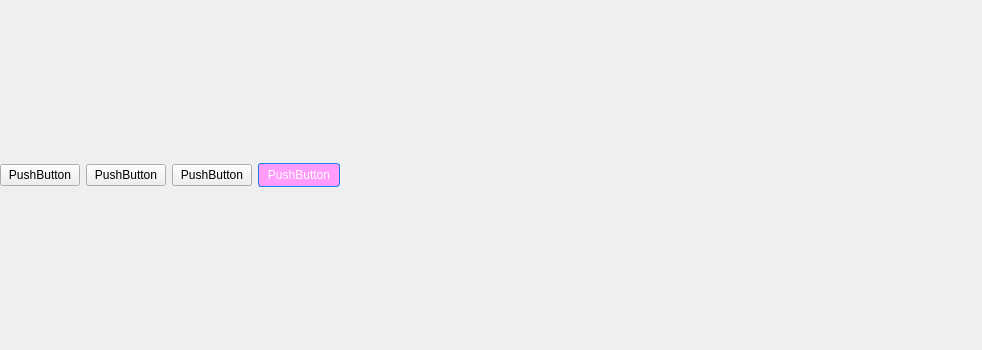
<?xml version="1.0" encoding="UTF-8"?>
<ui version="4.0">
 <class>CWhiteBoardWidget</class>
 <widget class="QWidget" name="CWhiteBoardWidget">
  <property name="geometry">
   <rect>
    <x>0</x>
    <y>0</y>
    <width>982</width>
    <height>350</height>
   </rect>
  </property>
  <property name="windowTitle">
   <string>Form</string>
  </property>
  <property name="styleSheet">
   <string notr="true">#pushButton{
min-width: 80px;
min-height:22px;
max-width: 80px;
max-height:22px;
border-radius: 3px;
border: 1px solid #1880ed;
background-color: #ff9cfc;
color:#ffffff;
}</string>
  </property>
  <layout class="QVBoxLayout" name="verticalLayout">
   <property name="leftMargin">
    <number>0</number>
   </property>
   <property name="topMargin">
    <number>0</number>
   </property>
   <property name="rightMargin">
    <number>0</number>
   </property>
   <property name="bottomMargin">
    <number>0</number>
   </property>
   <item>
    <layout class="QVBoxLayout" name="vLayout">
     <item>
      <widget class="QWidget" name="widgetButtons" native="true">
       <layout class="QHBoxLayout" name="horizontalLayout_2">
        <property name="leftMargin">
         <number>0</number>
        </property>
        <property name="topMargin">
         <number>0</number>
        </property>
        <property name="rightMargin">
         <number>0</number>
        </property>
        <property name="bottomMargin">
         <number>0</number>
        </property>
        <item>
         <layout class="QHBoxLayout" name="hLayout">
          <item>
           <widget class="QPushButton" name="pushButton_2">
            <property name="text">
             <string>PushButton</string>
            </property>
           </widget>
          </item>
          <item>
           <widget class="QPushButton" name="pushButton_4">
            <property name="text">
             <string>PushButton</string>
            </property>
           </widget>
          </item>
          <item>
           <widget class="QPushButton" name="pushButton_3">
            <property name="text">
             <string>PushButton</string>
            </property>
           </widget>
          </item>
          <item>
           <widget class="QPushButton" name="pushButton">
            <property name="text">
             <string>PushButton</string>
            </property>
           </widget>
          </item>
          <item>
           <spacer name="horizontalSpacer">
            <property name="orientation">
             <enum>Qt::Horizontal</enum>
            </property>
            <property name="sizeHint" stdset="0">
             <size>
              <width>40</width>
              <height>20</height>
             </size>
            </property>
           </spacer>
          </item>
         </layout>
        </item>
       </layout>
      </widget>
     </item>
    </layout>
   </item>
  </layout>
 </widget>
 <resources/>
 <connections/>
</ui>
